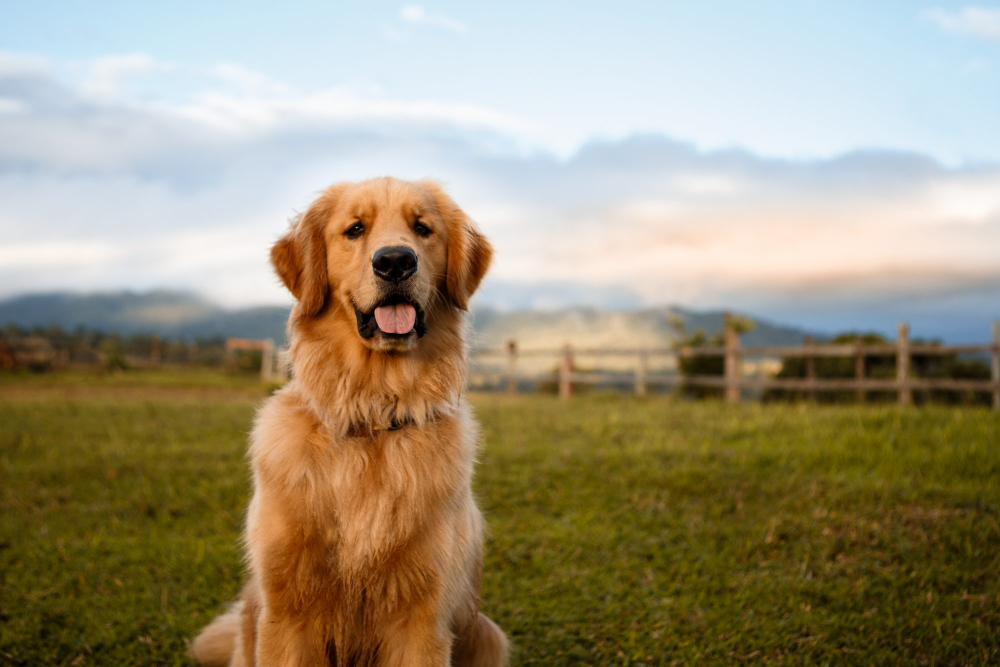
#> input picture Photos/dogLarge.jpg, 2000 x 1333 px (shown at 1/2 size)
$ python rescale.py
#> lines starting #> are read from the running program, lines starting #| are printed output that depends on the picture
#> further down, img is the input picture: shape (1333, 2000, 3); mean B, G, R 121.5, 147.1, 157.3
import cv2 as cv

def rescale(frame,scale=0.5):
#> called with scale = 0.2
    width=int(frame.shape[1]*scale)
#> width = 400
    height=int(frame.shape[0]*scale)
#> height = 266
    dimensions=(width,height)
#> dimensions = (400, 266)

    return cv.resize(frame,dimensions,interpolation=cv.INTER_AREA)
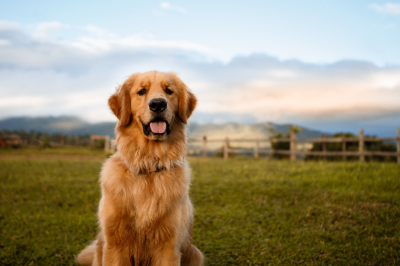
#> returned value: shape (266, 400, 3); mean of channels 0, 1, 2 121.5, 147.1, 157.3; drawn as B, G, R

img=cv.imread('Photos/dogLarge.jpg')

cv.imshow('Dog',img)
cv.imshow('Dog_resized',rescale(img,scale=0.2))

cv.waitKey(0)

$ run again, with Photos/cat.jpeg copied over Photos/dogLarge.jpg
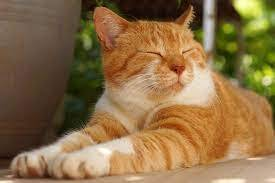
#> input picture Photos/cat.jpeg, 275 x 183 px
#> img is the input picture: shape (183, 275, 3); mean B, G, R 69.7, 110.1, 139.4
#> in rescale, `return cv.resize(frame,dimensions,interpolation=cv.INTER_AREA)`:
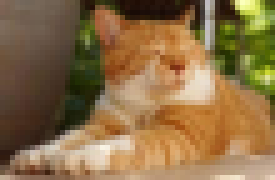
#> returned value: shape (36, 55, 3) (shown 5 times larger); mean of channels 0, 1, 2 69.8, 110.1, 139.4; drawn as B, G, R

$ run again, with Photos/dog.jpeg copied over Photos/dogLarge.jpg
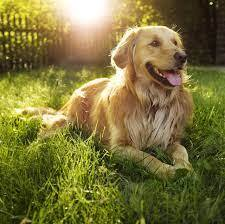
#> input picture Photos/dog.jpeg, 225 x 224 px
#> img is the input picture: shape (224, 225, 3); mean B, G, R 58.5, 114.8, 122.6
#> in rescale, `return cv.resize(frame,dimensions,interpolation=cv.INTER_AREA)`:
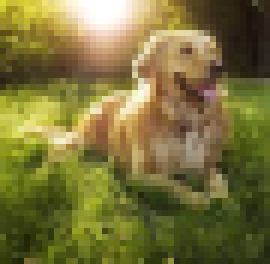
#> returned value: shape (44, 45, 3) (shown 6 times larger); mean of channels 0, 1, 2 58.5, 114.8, 122.6; drawn as B, G, R
